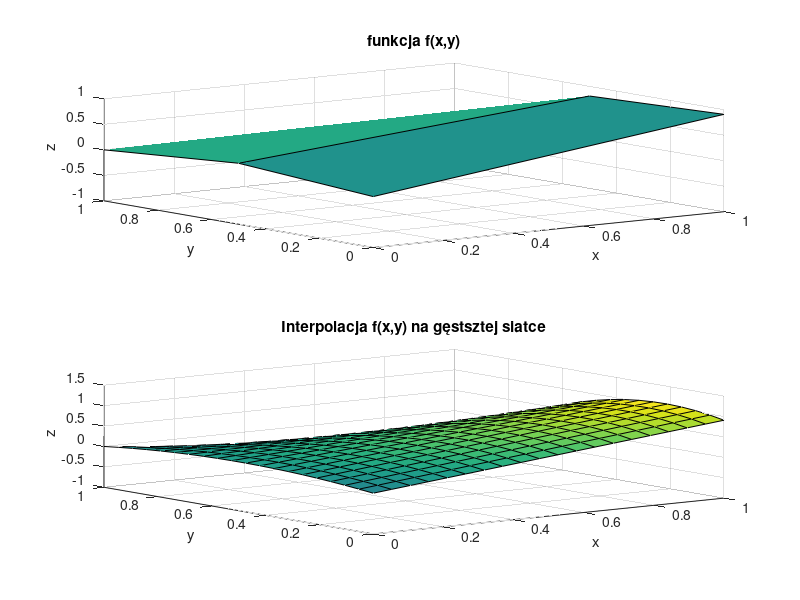

MATLAB code to generate this figure:
function [M,N,P,R,x_coarse,y_coarse,F_coarse,x_fine,y_fine,F_fine] = zadanie4()

P = 20; % liczba unikalnych współrzędnych x punktów dla których będzie obliczana interpolacja
R = 20; % liczba unikalnych współrzędnych y punktów dla których będzie obliczana interpolacja
M = 2; % liczba węzłów interpolacji wzdłuż osi X (stopień wielomianu zmiennej x: M-1)
N = 3; % liczba węzłów interpolacji wzdłuż osi Y (stopień wielomianu zmiennej y: N-1)

% Generowanie węzłów interpolacji na płaszczyźnie
x_coarse = linspace(0, 1, M);
y_coarse = linspace(0, 1, N);
[X_coarse, Y_coarse] = meshgrid(x_coarse, y_coarse);

% Wyznaczenie wartości funkcji oryginalnej w węzłach
F_coarse = zeros(N,M);

for i = 1:M
    for j = 1:N
        F_coarse(j,i) =  sin(2 * power(x_coarse(i),3)+pi*power(y_coarse(j),4));
        
    end
end


MN = M*N;
xvec_coarse = reshape(X_coarse, MN, 1);
yvec_coarse = reshape(Y_coarse, MN, 1);
fvec_coarse = reshape(F_coarse, MN, 1);

% Macierz Vandermonde'a dla interpolacji 2d
V = zeros(M*N, M*N);
for i = 0:(M-1)
    for j = 0:(N-1)
        V(:, i*N + j + 1) = xvec_coarse.^i .* yvec_coarse.^j;
    end
end

% Współczynniki wielomianu interpolacyjnego
coeffs = V \ fvec_coarse;
subplot(2,1,1);
surf(X_coarse, Y_coarse, F_coarse);
title('funkcja f(x,y)');
xlabel('x');
ylabel('y');
zlabel('z');

% Obliczanie wartości funkcji interpolującej na gęstszej siatce
x_fine = linspace(0, 1, P);
y_fine = linspace(0, 1, R);
[X_fine, Y_fine] = meshgrid(x_fine, y_fine);



F_fine = zeros(size(X_fine));
% zadanie B: zdefiniuj obliczenia wartości wielomianu interpolującego. Rezultat obliczeń zapisz w zmiennej F_fine.

for i = 1:P
    for j = 1:R
        F_fine(j,i) =  coeffs(1)+coeffs(2)*y_fine(j)+coeffs(3)*power(y_fine(j),2)+coeffs(4)*x_fine(i)+coeffs(5)*x_fine(i)*y_fine(j)+coeffs(6)*x_fine(i)*power(y_fine(j),2);
        
    end
end

subplot(2,1,2);

surf(X_fine, Y_fine, F_fine);
title('Interpolacja f(x,y) na gęstsztej siatce');
xlabel('x');
ylabel('y');
zlabel('z');
print -dpng zadanie4.png 

end
